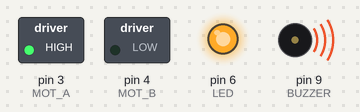
A sketch run on a simulated Arduino Nano, built with avr-gcc and run on an emulated ATmega328P. Shown: switched loads named in the sketch (green lamp = pin HIGH), output pins drawn as LEDs (lit = HIGH), buzzer (waves = sounding).

Above: at 3.9 s.
At 14.5 s:
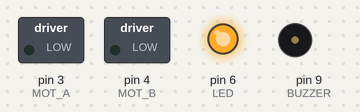
At 25.7 s:
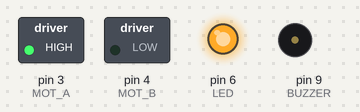
Timing chart, 0 to 27.2 s (numbered marks = the images above):
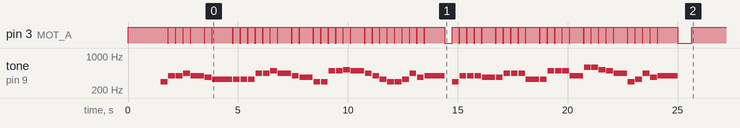

The sketch:

Clock.ino
```cpp
// =============================================
//   Reloj Navideño - Arduino Nano
//   We Wish You a Merry Christmas
// =============================================

const int MOT_A  = 3;
const int MOT_B  = 4;
const int LED    = 6;
const int BUZZER = 9;

// 180000 = 3 minutos | 10000 = 10 seg para probar
const unsigned long INTERVALO = 180000UL;

unsigned long ultimoSonido = 0;

// =============================================
//   Notas (G mayor — tiene F#)
// =============================================
#define D4   294
#define E4   330
#define FS4  370   // F# (fa sostenido)
#define G4   392
#define A4   440
#define B4   494
#define C5   523
#define D5   587
#define E5   659
#define SIL  0

// Duraciones base (ms) — tempo ~100 BPM
#define Q    300   // negra (quarter)
#define H    600   // blanca (half)
#define HD   900   // blanca con punto (dotted half)
#define E8   150   // corchea (eighth)

// =============================================
//   We Wish You a Merry Christmas
//   {nota, duración}
// =============================================
int NOTAS[][2] = {

  // "We wish you a mer-ry Christ-mas,"
  {D4,  Q},
  {G4,  Q}, {G4,  Q}, {A4,  Q},
  {G4,  H}, {FS4, Q},
  {E4,  HD},

  // "we wish you a mer-ry Christ-mas,"
  {E4,  Q}, {E4,  Q}, {E4,  Q},
  {A4,  Q}, {A4,  Q}, {B4,  Q},
  {A4,  H}, {G4,  Q},
  {FS4, H}, {D4,  Q},

  // "we wish you a mer-ry Christ-mas,"
  {D4,  Q},
  {B4,  Q}, {B4,  Q}, {C5,  Q},
  {B4,  H}, {A4,  Q},
  {G4,  Q}, {E4,  Q}, {D4,  Q}, {D4,  Q},

  // "and a hap-py new year."
  {E4,  Q}, {A4,  Q}, {FS4, Q},
  {G4,  HD},

  {SIL, Q},

  // "Good ti-dings we bring"
  {D4,  Q},
  {G4,  Q}, {G4,  Q}, {G4,  Q},
  {FS4, H}, {FS4, Q},

  // "to you and your kin,"
  {A4,  Q}, {A4,  Q}, {A4,  Q},
  {E4,  H}, {E4,  Q},

  // "good ti-dings for Christ-mas"
  {B4,  Q}, {B4,  Q}, {B4,  Q},
  {G4,  H}, {D5,  Q},
  {D5,  Q}, {C5,  Q}, {B4,  Q},
  {A4,  H}, {D4,  Q},

  // "and a hap-py new year!"
  {E4,  Q}, {A4,  Q}, {FS4, Q},
  {G4,  HD},

  {SIL, H}
};

const int LEN = sizeof(NOTAS) / sizeof(NOTAS[0]);

// =============================================
//   Setup
// =============================================
void setup() {
  pinMode(MOT_A,  OUTPUT);
  pinMode(MOT_B,  OUTPUT);
  pinMode(LED,    OUTPUT);
  pinMode(BUZZER, OUTPUT);

  digitalWrite(LED,   HIGH);
  digitalWrite(MOT_A, HIGH);
  digitalWrite(MOT_B, LOW);

  // Toca al arrancar para probar
  delay(1500);
  tocarYMover();
}

// =============================================
//   Loop
// =============================================
void loop() {
  // Motor siempre girando
  digitalWrite(MOT_A, HIGH);
  digitalWrite(MOT_B, LOW);

  if (millis() - ultimoSonido >= INTERVALO) {
    ultimoSonido = millis();
    tocarYMover();
  }
}

// =============================================
//   Toca la canción con motor sincronizado
// =============================================
void tocarYMover() {
  for (int i = 0; i < LEN; i++) {
    int nota     = NOTAS[i][0];
    int duracion = NOTAS[i][1];

    if (nota == SIL) {
      noTone(BUZZER);
      digitalWrite(MOT_A, LOW);
      digitalWrite(MOT_B, LOW);
      delay(duracion);

    } else {
      tone(BUZZER, nota);
      digitalWrite(MOT_A, HIGH);
      digitalWrite(MOT_B, LOW);
      delay(duracion);

      // Pausa entre notas — da efecto de ritmo al motor
      noTone(BUZZER);
      digitalWrite(MOT_A, LOW);
      delay(40);
    }
  }

  // Motor y LED vuelven a estado normal
  noTone(BUZZER);
  digitalWrite(MOT_A, HIGH);
  digitalWrite(MOT_B, LOW);
  digitalWrite(LED,   HIGH);
}
```
